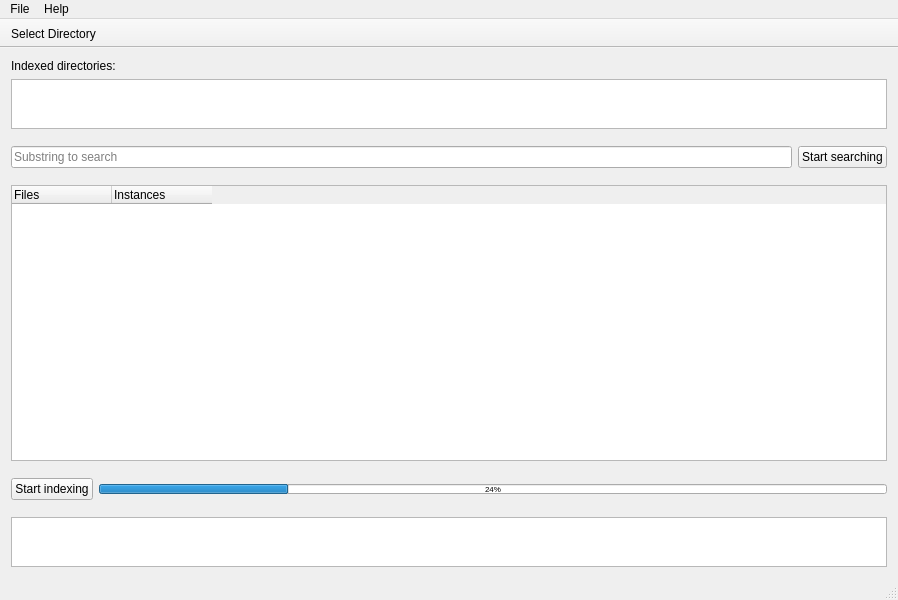
<?xml version="1.0" encoding="UTF-8"?>
<ui version="4.0">
 <class>MainWindow</class>
 <widget class="QMainWindow" name="MainWindow">
  <property name="geometry">
   <rect>
    <x>0</x>
    <y>0</y>
    <width>898</width>
    <height>600</height>
   </rect>
  </property>
  <property name="windowTitle">
   <string>MainWindow</string>
  </property>
  <property name="toolTip">
   <string>&lt;html&gt;&lt;head/&gt;&lt;body&gt;&lt;p&gt;fdupes&lt;/p&gt;&lt;/body&gt;&lt;/html&gt;</string>
  </property>
  <widget class="QWidget" name="centralWidget">
   <property name="sizePolicy">
    <sizepolicy hsizetype="Preferred" vsizetype="Preferred">
     <horstretch>0</horstretch>
     <verstretch>0</verstretch>
    </sizepolicy>
   </property>
   <property name="maximumSize">
    <size>
     <width>16777215</width>
     <height>16777215</height>
    </size>
   </property>
   <layout class="QVBoxLayout" name="verticalLayout">
    <item>
     <widget class="QLabel" name="label">
      <property name="text">
       <string>Indexed directories:</string>
      </property>
     </widget>
    </item>
    <item>
     <widget class="QListWidget" name="listWidget">
      <property name="maximumSize">
       <size>
        <width>16777215</width>
        <height>50</height>
       </size>
      </property>
     </widget>
    </item>
    <item>
     <widget class="QWidget" name="horizontalWidget" native="true">
      <property name="minimumSize">
       <size>
        <width>0</width>
        <height>0</height>
       </size>
      </property>
      <layout class="QHBoxLayout" name="horizontalLayout">
       <property name="leftMargin">
        <number>0</number>
       </property>
       <property name="rightMargin">
        <number>0</number>
       </property>
       <item>
        <widget class="QLineEdit" name="lineEdit">
         <property name="minimumSize">
          <size>
           <width>0</width>
           <height>20</height>
          </size>
         </property>
         <property name="inputMask">
          <string/>
         </property>
         <property name="placeholderText">
          <string>Substring to search</string>
         </property>
         <property name="clearButtonEnabled">
          <bool>true</bool>
         </property>
        </widget>
       </item>
       <item>
        <widget class="QPushButton" name="buttonSearch">
         <property name="text">
          <string>Start searching</string>
         </property>
        </widget>
       </item>
      </layout>
     </widget>
    </item>
    <item>
     <widget class="QTreeWidget" name="treeWidget">
      <property name="sizePolicy">
       <sizepolicy hsizetype="Expanding" vsizetype="Expanding">
        <horstretch>0</horstretch>
        <verstretch>0</verstretch>
       </sizepolicy>
      </property>
      <property name="baseSize">
       <size>
        <width>0</width>
        <height>0</height>
       </size>
      </property>
      <attribute name="headerCascadingSectionResizes">
       <bool>false</bool>
      </attribute>
      <attribute name="headerDefaultSectionSize">
       <number>100</number>
      </attribute>
      <attribute name="headerMinimumSectionSize">
       <number>100</number>
      </attribute>
      <attribute name="headerShowSortIndicator" stdset="0">
       <bool>false</bool>
      </attribute>
      <attribute name="headerStretchLastSection">
       <bool>false</bool>
      </attribute>
      <column>
       <property name="text">
        <string>Files</string>
       </property>
      </column>
      <column>
       <property name="text">
        <string>Instances</string>
       </property>
      </column>
     </widget>
    </item>
    <item>
     <widget class="QWidget" name="horizontalWidget" native="true">
      <property name="minimumSize">
       <size>
        <width>0</width>
        <height>0</height>
       </size>
      </property>
      <layout class="QHBoxLayout" name="horizontalLayout_2">
       <property name="leftMargin">
        <number>0</number>
       </property>
       <property name="rightMargin">
        <number>0</number>
       </property>
       <item>
        <widget class="QPushButton" name="buttonIndex">
         <property name="text">
          <string>Start indexing</string>
         </property>
        </widget>
       </item>
       <item>
        <widget class="QProgressBar" name="progressBar">
         <property name="maximumSize">
          <size>
           <width>16777215</width>
           <height>10</height>
          </size>
         </property>
         <property name="font">
          <font>
           <pointsize>6</pointsize>
          </font>
         </property>
         <property name="value">
          <number>24</number>
         </property>
        </widget>
       </item>
      </layout>
     </widget>
    </item>
    <item>
     <widget class="QPlainTextEdit" name="plainTextEdit_Error">
      <property name="maximumSize">
       <size>
        <width>16777215</width>
        <height>50</height>
       </size>
      </property>
     </widget>
    </item>
   </layout>
  </widget>
  <widget class="QMenuBar" name="menuBar">
   <property name="geometry">
    <rect>
     <x>0</x>
     <y>0</y>
     <width>898</width>
     <height>17</height>
    </rect>
   </property>
   <widget class="QMenu" name="menuFile">
    <property name="title">
     <string>File</string>
    </property>
    <addaction name="action_Select_Directory"/>
    <addaction name="separator"/>
    <addaction name="action_Exit"/>
   </widget>
   <widget class="QMenu" name="menuHelp">
    <property name="title">
     <string>Help</string>
    </property>
    <addaction name="action_About"/>
   </widget>
   <addaction name="menuFile"/>
   <addaction name="menuHelp"/>
  </widget>
  <widget class="QToolBar" name="toolBar">
   <property name="sizePolicy">
    <sizepolicy hsizetype="Expanding" vsizetype="Fixed">
     <horstretch>0</horstretch>
     <verstretch>0</verstretch>
    </sizepolicy>
   </property>
   <property name="windowTitle">
    <string>toolBar</string>
   </property>
   <property name="movable">
    <bool>false</bool>
   </property>
   <property name="floatable">
    <bool>false</bool>
   </property>
   <attribute name="toolBarArea">
    <enum>TopToolBarArea</enum>
   </attribute>
   <attribute name="toolBarBreak">
    <bool>false</bool>
   </attribute>
   <addaction name="action_Select_Directory"/>
  </widget>
  <widget class="QStatusBar" name="statusBar"/>
  <action name="action_Select_Directory">
   <property name="text">
    <string>&amp;Select Directory</string>
   </property>
  </action>
  <action name="action_About">
   <property name="text">
    <string>About</string>
   </property>
  </action>
  <action name="action_Exit">
   <property name="text">
    <string>&amp;Exit</string>
   </property>
  </action>
 </widget>
 <layoutdefault spacing="6" margin="11"/>
 <resources/>
 <connections/>
</ui>
